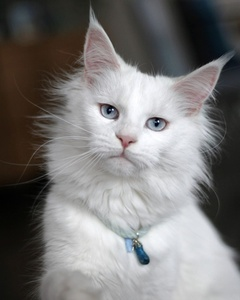
#> input picture Fred/imageMatting/cat2.jpg, 240 x 300 px, shrunk from 1080 x 1350 before the run
$ jupyter execute --allow-errors compos2.ipynb
#> lines starting #> are read from the running program, lines starting #| are printed output that depends on the picture; after the words box and inside, x2 and y2 are one past the last pixel; in counts of white or black regions, pixels touching at a corner belong together
[cell 1]
import cv2
import numpy as np
import matplotlib.pyplot as plt

def image_matting(object_image_path, background_image_path):
    # Read the object image
#> called with object_image_path = 'cat2.jpg', background_image_path = 'house.jpg'
    object_image = cv2.imread(object_image_path)
#> object_image is the input picture: shape (300, 240, 3); mean B, G, R 119.8, 120.5, 122.1
    object_image = cv2.cvtColor(object_image, cv2.COLOR_BGR2RGB)

    # Create an initial mask for GrabCut
    mask = np.zeros(object_image.shape[:2], np.uint8)

    # Define the rectangle for GrabCut
    rect = (10, 10, object_image.shape[1]-10, object_image.shape[0]-10)
#> rect = (10, 10, 230, 290)

    # Allocate memory for models needed by GrabCut
    bgdModel = np.zeros((1, 65), np.float64)
    fgdModel = np.zeros((1, 65), np.float64)

    # Apply GrabCut
    cv2.grabCut(object_image, mask, rect, bgdModel, fgdModel, 5, cv2.GC_INIT_WITH_RECT)

    # Convert the mask to binary
    binary_mask = np.where((mask == 2) | (mask == 0), 0, 1).astype('uint8') * 255

    # Create trimap by dilating and then eroding the binary mask
    kernel = np.ones((5, 5), np.uint8)
    dilated = cv2.dilate(binary_mask, kernel, iterations=10)
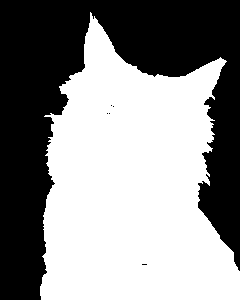
#> binary_mask: shape (300, 240); 54.9% white; 6 black regions (5 under 20 px), largest, box (x1, y1, x2, y2) and area: (0, 0, 240, 300) 32492
    eroded = cv2.erode(binary_mask, kernel, iterations=10)
    trimap = np.where((dilated == 255) & (eroded == 0), 127, 255).astype(np.uint8)

    # Ensure absolute values inside object area in inner trimap layer
    trimap_inner = trimap.copy()
    trimap_inner[binary_mask == 255] = 0  # Set to 0 where object is present

    # Read the background image
    background_image = cv2.imread(background_image_path)
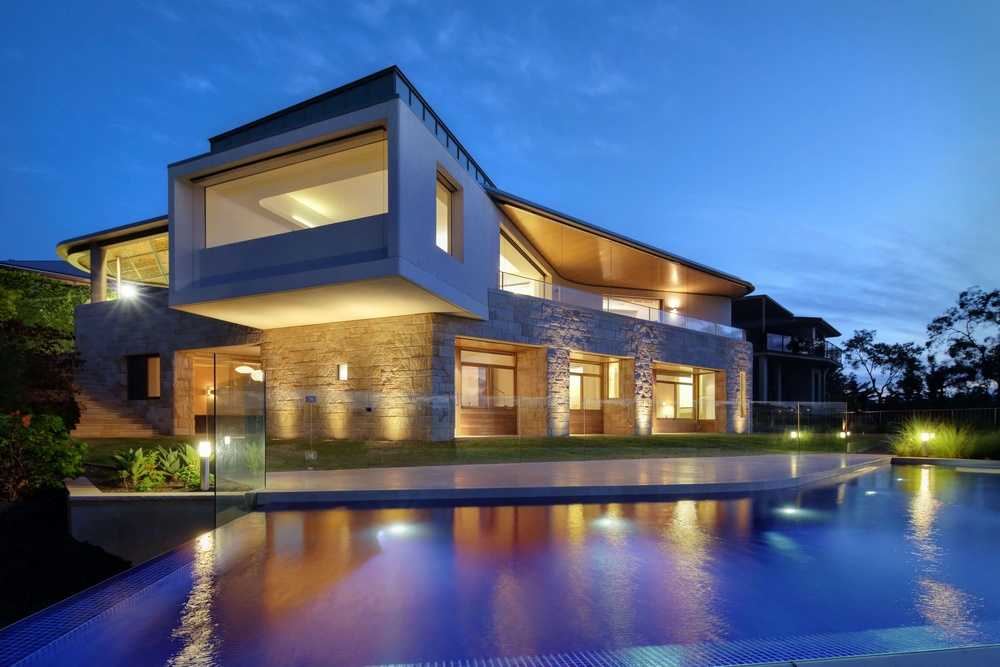
#> input picture Fred/imageMatting/house.jpg, 1000 x 667 px, shrunk from 4500 x 3000 before the run
#> background_image is the input picture: shape (667, 1000, 3); mean B, G, R 134, 102.8, 84.7
    background_image = cv2.cvtColor(background_image, cv2.COLOR_BGR2RGB)

    # Resize the background image to match the object image size
    background_image = cv2.resize(background_image, (object_image.shape[1], object_image.shape[0]))
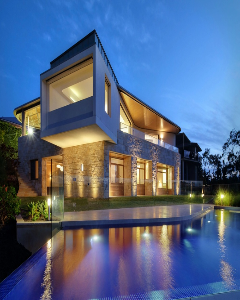
#> background_image: shape (300, 240, 3); mean R, G, B 84.5, 102.7, 133.9

    # Composite object image and background image using alpha matte
    alpha_matte = binary_mask.astype(np.float32) / 255.0
    result_image = np.zeros_like(object_image, dtype=np.uint8)
    for i in range(3):
        result_image[:,:,i] = alpha_matte * object_image[:,:,i] + (1 - alpha_matte) * background_image[:,:,i]

    return object_image, background_image, result_image, binary_mask, trimap, trimap_inner

def plot_images(object_image, background_image, result_image, binary_mask, trimap, trimap_inner):
    plt.figure(figsize=(30, 8))

    # Object image
    plt.subplot(1, 7, 1)
    plt.imshow(object_image)
    plt.title('Object Image')
    plt.axis('off')

    # Background image
    plt.subplot(1, 7, 2)
    plt.imshow(background_image)
    plt.title('Background Image')
    plt.axis('off')

    # Binary mask
    plt.subplot(1, 7, 4)
    plt.imshow(binary_mask, cmap='gray')
    plt.title('Binary Mask')
    plt.axis('off')

    # Trimap
    plt.subplot(1, 7, 3)
    plt.imshow(trimap, cmap='gray')
    plt.title('Trimap')
    plt.axis('off')

    # Trimap Inner
    plt.subplot(1, 7, 5)
    plt.imshow(trimap_inner, cmap='gray')
    plt.title('Trimap (Inner)')
    plt.axis('off')

    # Result image
    plt.subplot(1, 7, 6)
    plt.imshow(result_image)
    plt.title('Result')
    plt.axis('off')

    plt.show()

object_image_path = 'cat2.jpg'  # Replace with your object image file path
background_image_path = 'house.jpg'  # Replace with your background image file path

object_image, background_image, result_image, binary_mask, trimap, trimap_inner = image_matting(object_image_path, background_image_path)
#> trimap: shape (300, 240); values 127 (black) and 255 (white), 49.4% white; 5 white regions (1 under 20 px), largest, box (x1, y1, x2, y2) and area: (62, 97, 240, 300) 20169, (0, 0, 70, 300) 9942, (118, 0, 240, 54) 4660, (230, 96, 240, 215) 758
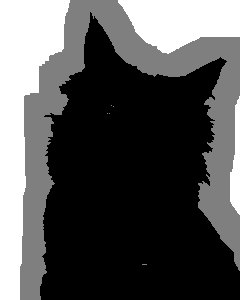
#> trimap_inner: shape (300, 240); min 0, max 255, mean 84.6
plot_images(object_image, background_image, result_image, binary_mask, trimap, trimap_inner)

[cell 2]
import cv2
import numpy as np
import matplotlib.pyplot as plt
from pymatting import estimate_alpha_knn

def create_trimap(binary_mask):
    # Adjust the kernel size and the number of iterations for better results
    kernel = np.ones((5, 5), np.uint8)
    dilated = cv2.dilate(binary_mask, kernel, iterations=5)
    eroded = cv2.erode(binary_mask, kernel, iterations=5)

    trimap = np.full(binary_mask.shape, 127, np.uint8)
    trimap[eroded == 255] = 255  # Definite foreground
    trimap[dilated == 0] = 0     # Definite background
    return trimap

def knn_matting(object_image, trimap):
    # KNN Matting
    trimap = trimap.astype(np.float32) / 255.0
    alpha_matte = estimate_alpha_knn(object_image, trimap)
    return alpha_matte

def image_matting(object_image_path, background_image_path):
    # Read the object image
#> called with object_image_path = 'cat2.jpg', background_image_path = 'house.jpg'
    object_image = cv2.imread(object_image_path)
    object_image = cv2.cvtColor(object_image, cv2.COLOR_BGR2RGB)

    # Create an initial mask for GrabCut
    mask = np.zeros(object_image.shape[:2], np.uint8)

    # Define the rectangle for GrabCut
    rect = (15, 15, object_image.shape[1] - 30, object_image.shape[0] - 30)  # Adjusted for better accuracy
#> rect = (15, 15, 210, 270)

    # Allocate memory for models needed by GrabCut
    bgdModel = np.zeros((1, 65), np.float64)
    fgdModel = np.zeros((1, 65), np.float64)

    # Apply GrabCut with more iterations for better results
    cv2.grabCut(object_image, mask, rect, bgdModel, fgdModel, 7, cv2.GC_INIT_WITH_RECT)

    # Refine mask: reassign pixels as probable foreground or background
    mask[(mask == 2) | (mask == 0)] = 0
    mask[(mask == 1) | (mask == 3)] = 1

    # Convert the mask to binary
    binary_mask = mask * 255

    # Create trimap
    trimap = create_trimap(binary_mask)

    # Apply KNN Matting
    alpha_matte = knn_matting(object_image, trimap)

    # Read the background image
    background_image = cv2.imread(background_image_path)
    background_image = cv2.cvtColor(background_image, cv2.COLOR_BGR2RGB)

    # Resize the background image to match the object image size
    background_image = cv2.resize(background_image, (object_image.shape[1], object_image.shape[0]))

    # Composite object image and background image using alpha matte
    result_image = np.zeros_like(object_image, dtype=np.uint8)
    for i in range(3):
        result_image[:, :, i] = (alpha_matte * object_image[:, :, i] + (1 - alpha_matte) * background_image[:, :, i]).astype(np.uint8)

    return object_image, background_image, result_image, binary_mask, trimap, alpha_matte

# [40 lines left out: function plot_images, not called in this run]

object_image_path = 'cat2.jpg'  # Replace with your object image file path
background_image_path = 'house.jpg'  # Replace with your background image file path

#> (the rest of this cell did not finish here and is left out)

[cell 3]
import cv2
import numpy as np
import matplotlib.pyplot as plt
from pymatting import estimate_alpha_knn

def create_trimap(binary_mask):
    # Adjust the kernel size and the number of iterations for better results
    kernel = np.ones((5, 5), np.uint8)
    dilated = cv2.dilate(binary_mask, kernel, iterations=5)
    eroded = cv2.erode(binary_mask, kernel, iterations=5)

    trimap = np.full(binary_mask.shape, 127, np.uint8)
    trimap[eroded == 255] = 255  # Definite foreground
    trimap[dilated == 0] = 0     # Definite background
    return trimap

def knn_matting(object_image, trimap):
    # KNN Matting
    trimap = trimap.astype(np.float32) / 255.0
    alpha_matte = estimate_alpha_knn(object_image, trimap)
    return alpha_matte

def image_matting(object_image_path, background_image_path):
    # Read the object image
#> called with object_image_path = 'furless3.jpg', background_image_path = 'house.jpg'
    object_image = cv2.imread(object_image_path)
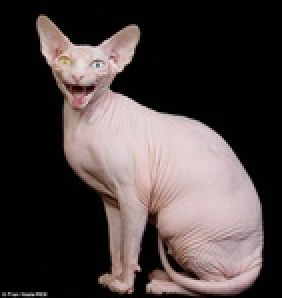
#> input picture Fred/imageMatting/furless3.jpg, 141 x 149 px, shrunk from 634 x 672 before the run (shown 2 times larger)
#> object_image is the input picture: shape (149, 141, 3); mean B, G, R 64.1, 64.8, 74.7
    object_image = cv2.cvtColor(object_image, cv2.COLOR_BGR2RGB)

    # Create an initial mask for GrabCut
    mask = np.zeros(object_image.shape[:2], np.uint8)

    # Define the rectangle for GrabCut
    rect = (15, 15, object_image.shape[1] - 30, object_image.shape[0] - 30)  # Adjusted for better accuracy
#> rect = (15, 15, 111, 119)

    # Allocate memory for models needed by GrabCut
    bgdModel = np.zeros((1, 65), np.float64)
    fgdModel = np.zeros((1, 65), np.float64)

    # Apply GrabCut with more iterations for better results
    cv2.grabCut(object_image, mask, rect, bgdModel, fgdModel, 7, cv2.GC_INIT_WITH_RECT)

    # Refine mask: reassign pixels as probable foreground or background
    mask[(mask == 2) | (mask == 0)] = 0
    mask[(mask == 1) | (mask == 3)] = 1

    # Convert the mask to binary
    binary_mask = mask * 255

    # Create trimap
    trimap = create_trimap(binary_mask)

    # Apply KNN Matting
    alpha_matte = knn_matting(object_image, trimap)

    # Read the background image
    background_image = cv2.imread(background_image_path)
    background_image = cv2.cvtColor(background_image, cv2.COLOR_BGR2RGB)

    # Resize the background image to match the object image size
    background_image = cv2.resize(background_image, (object_image.shape[1], object_image.shape[0]))

    # Composite object image and background image using alpha matte
    result_image = np.zeros_like(object_image, dtype=np.uint8)
    for i in range(3):
        result_image[:, :, i] = (alpha_matte * object_image[:, :, i] + (1 - alpha_matte) * background_image[:, :, i]).astype(np.uint8)

    return object_image, background_image, result_image, binary_mask, trimap, alpha_matte

# [40 lines left out: function plot_images, not called in this run]

object_image_path = 'furless3.jpg'  # Replace with your object image file path
background_image_path = 'house.jpg'  # Replace with your background image file path

#> (the rest of this cell did not finish here and is left out)

[cell 4]
import cv2
import numpy as np
import matplotlib.pyplot as plt

def image_matting(object_image_path, background_image_path):
  # Read the object image
#> called with object_image_path = 'cat2.jpg', background_image_path = 'house.jpg'
  object_image = cv2.imread(object_image_path)
  object_image = cv2.cvtColor(object_image, cv2.COLOR_BGR2RGB)

  # Convert object image to grayscale
  gray_image = cv2.cvtColor(object_image, cv2.COLOR_RGB2GRAY)

  # Thresholding to obtain binary mask (Can be adjusted for better foreground extraction)
  _, binary_mask = cv2.threshold(gray_image, 0, 255, cv2.THRESH_BINARY + cv2.THRESH_OTSU)
#> binary_mask: shape (300, 240); 53.1% white; 31 black regions (25 under 20 px), largest, box (x1, y1, x2, y2) and area: (0, 0, 240, 300) 33076, (131, 238, 150, 265) 220, (99, 103, 119, 119) 157, (147, 117, 168, 130) 108, (87, 30, 101, 49) 71, (117, 136, 128, 160) 64

  # Manual adjustments for eyes and collar (Replace with user interaction or better segmentation)
  # Increase brush size and adjust mask values (0-background, 255-foreground) for better results
  kernel = np.ones((5, 5), np.uint8)
  # Modify these regions based on your image to include the cat's eyes and collar in the foreground
  eyes_mask = cv2.morphologyEx(binary_mask, cv2.MORPH_CLOSE, kernel, iterations=2)  # Close operation to fill small holes
#> eyes_mask: shape (300, 240); 54.9% white; 1 black region, box (x1, y1, x2, y2) and area: (0, 0, 240, 300) 32501
  collar_mask = cv2.morphologyEx(binary_mask, cv2.MORPH_DILATE, kernel, iterations=3)  # Dilate to include collar area
#> collar_mask: shape (300, 240); 62.8% white; 1 black region, box (x1, y1, x2, y2) and area: (0, 0, 240, 300) 26816

  # Combine masks to ensure eyes and collar are foreground
  binary_mask = cv2.bitwise_or(binary_mask, eyes_mask)
  binary_mask = cv2.bitwise_or(binary_mask, collar_mask)

  # Create trimap by dilating and then eroding the binary mask
#   trimap = cv2.distanceTransform(255 - binary_mask, cv2.DIST_C_MASK, 5).astype(np.uint8)
  trimap = cv2.distanceTransform(255 - binary_mask, cv2.DIST_L2, 5).astype(np.uint8)
#> trimap: shape (300, 240)

  # Adjust distance transform parameter for better trimap generation

  # Ensure absolute values inside object area in inner trimap layer
  trimap_inner = trimap.copy()
  trimap_inner[binary_mask == 255] = 0  # Set to 0 where object is present

  # Read the background image
  background_image = cv2.imread(background_image_path)
  background_image = cv2.cvtColor(background_image, cv2.COLOR_BGR2RGB)

  # Resize the background image to match the object image size
  background_image = cv2.resize(background_image, (object_image.shape[1], object_image.shape[0]))

  # Composite object image and background image using alpha matte
  alpha_matte = binary_mask.astype(np.float32) / 255.0
  result_image = np.zeros_like(object_image, dtype=np.uint8)
  for i in range(3):
    result_image[:, :, i] = alpha_matte * object_image[:, :, i] + (1 - alpha_matte) * background_image[:, :, i]
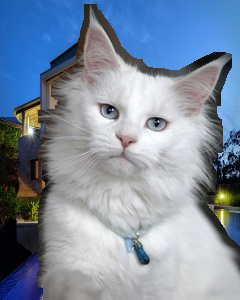
#> result_image: shape (300, 240, 3); mean R, G, B 127.5, 142.3, 161.8

  return object_image, background_image, result_image, binary_mask, trimap, trimap_inner

def plot_images(object_image, background_image, result_image, binary_mask, trimap, trimap_inner):
  plt.figure(figsize=(30, 8))

  # Object image
  plt.subplot(1, 7, 1)
  plt.imshow(object_image)
  plt.title('Object Image')
  plt.axis('off')

  # Background image
  plt.subplot(1, 7, 2)
  plt.imshow(background_image)
  plt.title('Background Image')
  plt.axis('off')

  # Binary mask
  plt.subplot(1, 7, 4)
  plt.imshow(binary_mask, cmap='gray')
  plt.title('Binary Mask')
  plt.axis('off')

  # Trimap
  plt.subplot(1, 7, 3)
  plt.imshow(trimap, cmap='gray')
  plt.title('Trimap')
  plt.axis('off')

  # Trimap Inner
  plt.subplot
  plt.subplot(1, 7, 5)
  plt.imshow(trimap_inner, cmap='gray')
  plt.title('Trimap (Inner)')
  plt.axis('off')

  # Result image
  plt.subplot(1, 7, 6)
  plt.imshow(result_image)
  plt.title('Result')
  plt.axis('off')

  plt.show()

object_image_path = 'cat2.jpg'  # Replace with your object image file path
background_image_path = 'house.jpg'  # Replace with your background image file path

object_image, background_image, result_image, binary_mask, trimap, trimap_inner = image_matting(object_image_path, background_image_path)
plot_images(object_image, background_image, result_image, binary_mask, trimap, trimap_inner)

[cell 5]
import cv2
import numpy as np
import matplotlib.pyplot as plt

def image_matting(object_image_path, background_image_path):
  # Read the object image
#> called with object_image_path = 'furless3.jpg', background_image_path = 'house.jpg'
  object_image = cv2.imread(object_image_path)
  object_image = cv2.cvtColor(object_image, cv2.COLOR_BGR2RGB)

  # Convert object image to grayscale
  gray_image = cv2.cvtColor(object_image, cv2.COLOR_RGB2GRAY)
#> gray_image: shape (149, 141)

  # Thresholding to obtain binary mask (Can be adjusted for better foreground extraction)
  _, binary_mask = cv2.threshold(gray_image, 0, 255, cv2.THRESH_BINARY + cv2.THRESH_OTSU)
#> binary_mask: shape (149, 141); 37.1% white; 8 white regions (7 under 20 px), largest, box (x1, y1, x2, y2) and area: (18, 8, 132, 147) 7762

  # Manual adjustments for eyes and collar (Replace with user interaction or better segmentation)
  # Increase brush size and adjust mask values (0-background, 255-foreground) for better results
  kernel = np.ones((5, 5), np.uint8)
  # Modify these regions based on your image to include the cat's eyes and collar in the foreground
  eyes_mask = cv2.morphologyEx(binary_mask, cv2.MORPH_CLOSE, kernel, iterations=2)  # Close operation to fill small holes
#> eyes_mask: shape (149, 141); 40.8% white; 2 white regions, box (x1, y1, x2, y2) and area: (18, 8, 132, 149) 8508, (0, 146, 23, 149) 69
  collar_mask = cv2.morphologyEx(binary_mask, cv2.MORPH_DILATE, kernel, iterations=3)  # Dilate to include collar area
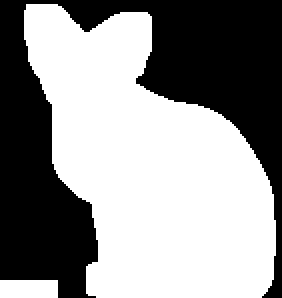
#> collar_mask: shape (149, 141) (shown 2 times larger); 57.1% white; 1 black region, box (x1, y1, x2, y2) and area: (0, 0, 141, 149) 9012

  # Combine masks to ensure eyes and collar are foreground
  binary_mask = cv2.bitwise_or(binary_mask, eyes_mask)
  binary_mask = cv2.bitwise_or(binary_mask, collar_mask)

  # Create trimap by dilating and then eroding the binary mask
#   trimap = cv2.distanceTransform(255 - binary_mask, cv2.DIST_C_MASK, 5).astype(np.uint8)
  trimap = cv2.distanceTransform(255 - binary_mask, cv2.DIST_L2, 5).astype(np.uint8)
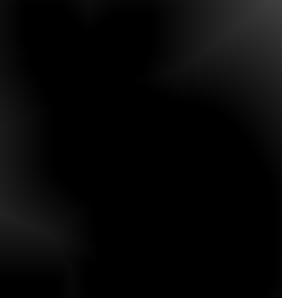
#> trimap: shape (149, 141) (shown 2 times larger); min 0, max 63, mean 6.5

  # Adjust distance transform parameter for better trimap generation

  # Ensure absolute values inside object area in inner trimap layer
  trimap_inner = trimap.copy()
  trimap_inner[binary_mask == 255] = 0  # Set to 0 where object is present

  # Read the background image
  background_image = cv2.imread(background_image_path)
  background_image = cv2.cvtColor(background_image, cv2.COLOR_BGR2RGB)

  # Resize the background image to match the object image size
  background_image = cv2.resize(background_image, (object_image.shape[1], object_image.shape[0]))
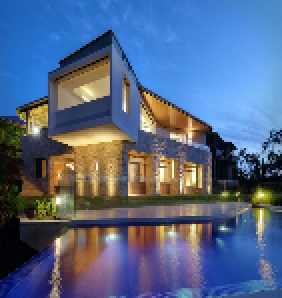
#> background_image: shape (149, 141, 3) (shown 2 times larger); mean R, G, B 84.7, 102.9, 134

  # Composite object image and background image using alpha matte
  alpha_matte = binary_mask.astype(np.float32) / 255.0
  result_image = np.zeros_like(object_image, dtype=np.uint8)
  for i in range(3):
    result_image[:, :, i] = alpha_matte * object_image[:, :, i] + (1 - alpha_matte) * background_image[:, :, i]
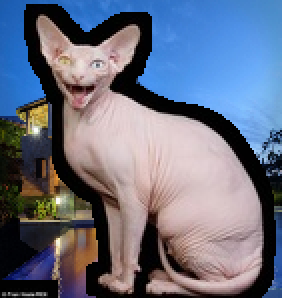
#> result_image: shape (149, 141, 3) (shown 2 times larger); mean R, G, B 105.4, 110.7, 129.4

  return object_image, background_image, result_image, binary_mask, trimap, trimap_inner

def plot_images(object_image, background_image, result_image, binary_mask, trimap, trimap_inner):
  plt.figure(figsize=(30, 8))

  # Object image
  plt.subplot(1, 7, 1)
  plt.imshow(object_image)
  plt.title('Object Image')
  plt.axis('off')

  # Background image
  plt.subplot(1, 7, 2)
  plt.imshow(background_image)
  plt.title('Background Image')
  plt.axis('off')

  # Binary mask
  plt.subplot(1, 7, 4)
  plt.imshow(binary_mask, cmap='gray')
  plt.title('Binary Mask')
  plt.axis('off')

  # Trimap
  plt.subplot(1, 7, 3)
  plt.imshow(trimap, cmap='gray')
  plt.title('Trimap')
  plt.axis('off')

  # Trimap Inner
  plt.subplot
  plt.subplot(1, 7, 5)
  plt.imshow(trimap_inner, cmap='gray')
  plt.title('Trimap (Inner)')
  plt.axis('off')

  # Result image
  plt.subplot(1, 7, 6)
  plt.imshow(result_image)
  plt.title('Result')
  plt.axis('off')

  plt.show()

object_image_path = 'furless3.jpg'  # Replace with your object image file path
background_image_path = 'house.jpg'  # Replace with your background image file path

object_image, background_image, result_image, binary_mask, trimap, trimap_inner = image_matting(object_image_path, background_image_path)
plot_images(object_image, background_image, result_image, binary_mask, trimap, trimap_inner)
